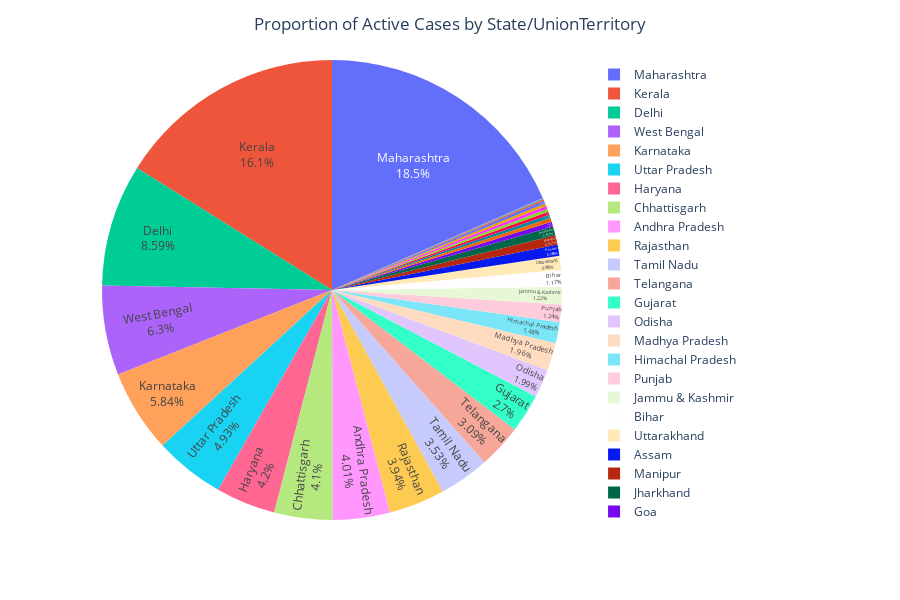

Notebook code for this chart:
### Markdown cell above
### Proportion of Active Cases by State/UnionTerritory

### Code cell
# Create dataframe for pie plot
# df_states = df.groupby(['State/UnionTerritory', 'Date']).sum().reset_index().sort_values('Date', ascending=False)
# df_states = df_states.drop_duplicates(subset = ['State/UnionTerritory'])
# df_states = df_states[df_states['Active']>0]

# Create visualization
fig = px.pie(last_update, values = 'Active',names='State/UnionTerritory', height=600)
fig.update_traces(textposition='inside', textinfo='percent+label')

fig.update_layout(
    title_text = 'Proportion of Active Cases by State/UnionTerritory',
    title_x = 0.5,
    geo=dict(
        showframe = False,
        showcoastlines = False,
    ))

fig.show()

### Figure 1 — Plotly figure (JSON) as saved in the notebook; plotly's stock layout.template omitted (floating-point values rounded to 4 significant figures)
{"data": [{"domain": {"x": [0, 1], "y": [0, 1]}, "hovertemplate": "State/UnionTerritory=%{label}<br>Active=%{value}<extra></extra>", "labels": ["Andaman and Nicobar Islands", "Andhra Pradesh", "Arunachal Pradesh", "Assam", "Bihar", "Chandigarh", "Chhattisgarh", "Dadra and Nagar Haveli and Daman and Diu", "Delhi", "Goa", "Gujarat", "Haryana", "Himachal Pradesh", "Jammu & Kashmir", "Jharkhand", "Karnataka", "Kerala", "Ladakh", "Madhya Pradesh", "Maharashtra", "Manipur", "Meghalaya", "Mizoram", "Nagaland", "Odisha", "Puducherry", "Punjab", "Rajasthan", "Sikkim", "Tamil Nadu", "Telangana", "Tripura", "Uttarakhand", "Uttar Pradesh", "West Bengal"], "legendgroup": "", "name": "", "showlegend": true, "textinfo": "percent+label", "textposition": "inside", "type": "pie", "values": [145, 18659, 1264, 3666, 5454, 1088, 19087, 22, 39990, 1585, 12575, 19557, 6879, 5688, 2952, 27165, 74922, 922, 9146, 85889, 3057, 971, 516, 920, 9270, 984, 5769, 18337, 284, 16441, 14385, 1043, 4565, 22967, 29314]}], "layout": {"geo": {"showcoastlines": false, "showframe": false}, "height": 600, "legend": {"tracegroupgap": 0}, "margin": {"t": 60}, "title": {"text": "Proportion of Active Cases by State/UnionTerritory", "x": 0.5}}}
